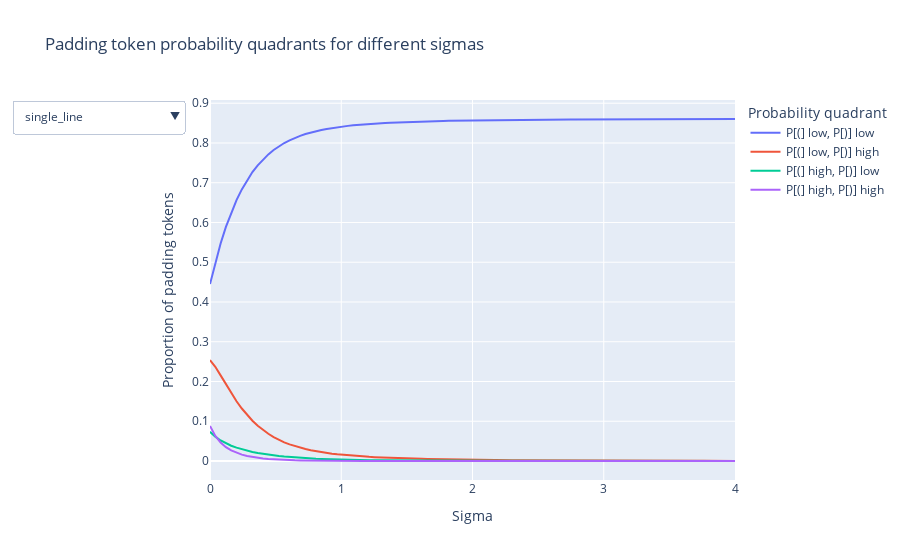

Notebook code cell kept with this figure:
### Code cell
quadrant_names = [
    "P[(] low, P[)] low",
    "P[(] low, P[)] high",
    "P[(] high, P[)] low",
    "P[(] high, P[)] high",
]

traces = []
buttons = []

for i, dataset_name in enumerate(datasets.keys()):
    for j, quadrant_name in enumerate(quadrant_names):
        traces.append(
            go.Scatter(
                x=sigmas,
                y=padding_quadrants[dataset_name][j],
                mode="lines",
                name=quadrant_name,
                visible=i == 0,
            )
        )
    buttons.append(
        dict(
            label=f"{dataset_name}",
            method="update",
            args=[
                {
                    "visible": [False] * (i * 4)
                    + [True] * 4
                    + [False] * ((len(datasets) - i - 1) * 4)
                }
            ],
        )
    )


# Create layout
layout = go.Layout(
    title="Padding token probability quadrants for different sigmas",
    xaxis_title="Sigma",
    yaxis_title="Proportion of padding tokens",
    legend_title="Probability quadrant",
    updatemenus=[dict(buttons=buttons, active=0, showactive=True)],
)

fig = go.Figure(data=traces, layout=layout)
fig.show()
